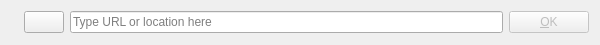
<?xml version="1.0" encoding="UTF-8"?>
<ui version="4.0">
 <class>LocationDialog</class>
 <widget class="QDialog" name="LocationDialog">
  <property name="geometry">
   <rect>
    <x>0</x>
    <y>0</y>
    <width>600</width>
    <height>45</height>
   </rect>
  </property>
  <property name="windowTitle">
   <string>Open Location</string>
  </property>
  <property name="styleSheet">
   <string notr="true"/>
  </property>
  <layout class="QHBoxLayout" name="horizontalLayout">
   <item>
    <widget class="QLabel" name="validEntryLabel">
     <property name="sizePolicy">
      <sizepolicy hsizetype="Fixed" vsizetype="Fixed">
       <horstretch>0</horstretch>
       <verstretch>0</verstretch>
      </sizepolicy>
     </property>
     <property name="pixmap">
      <pixmap resource="../resources.qrc">:/images/not_exists.svg</pixmap>
     </property>
     <property name="alignment">
      <set>Qt::AlignCenter</set>
     </property>
    </widget>
   </item>
   <item>
    <widget class="QPushButton" name="pasteButton">
     <property name="sizePolicy">
      <sizepolicy hsizetype="Fixed" vsizetype="Fixed">
       <horstretch>0</horstretch>
       <verstretch>0</verstretch>
      </sizepolicy>
     </property>
     <property name="toolTip">
      <string>Paste copied link</string>
     </property>
     <property name="styleSheet">
      <string notr="true"/>
     </property>
     <property name="icon">
      <iconset resource="../resources.qrc">
       <normaloff>:/images/paste.svg</normaloff>:/images/paste.svg</iconset>
     </property>
     <property name="iconSize">
      <size>
       <width>20</width>
       <height>16</height>
      </size>
     </property>
     <property name="autoDefault">
      <bool>false</bool>
     </property>
    </widget>
   </item>
   <item>
    <widget class="QLineEdit" name="urlEdit">
     <property name="placeholderText">
      <string>Type URL or location here</string>
     </property>
     <property name="clearButtonEnabled">
      <bool>true</bool>
     </property>
    </widget>
   </item>
   <item>
    <widget class="QPushButton" name="okButton">
     <property name="enabled">
      <bool>false</bool>
     </property>
     <property name="sizePolicy">
      <sizepolicy hsizetype="Fixed" vsizetype="Fixed">
       <horstretch>0</horstretch>
       <verstretch>0</verstretch>
      </sizepolicy>
     </property>
     <property name="text">
      <string>&amp;OK</string>
     </property>
     <property name="default">
      <bool>true</bool>
     </property>
    </widget>
   </item>
  </layout>
 </widget>
 <tabstops>
  <tabstop>urlEdit</tabstop>
  <tabstop>okButton</tabstop>
  <tabstop>pasteButton</tabstop>
 </tabstops>
 <resources>
  <include location="../resources.qrc"/>
 </resources>
 <connections/>
</ui>
